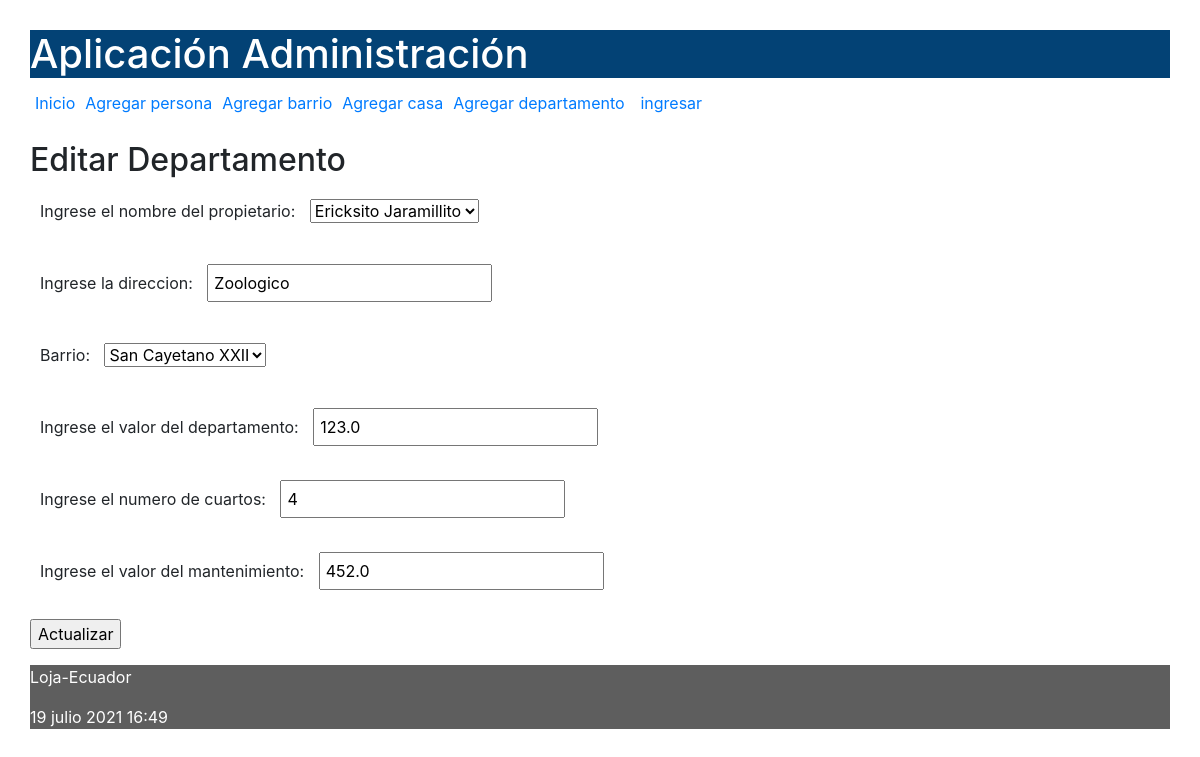
Page /editar_departamento/1 on the committed database.
### administrativo/models.py (models this page shows, shortened)
class Departamento(models.Model):
    propietario = models.ForeignKey(Persona, on_delete=models.CASCADE,
                                    related_name="departamentos")
    direccion = models.CharField(max_length=50)
    barrio = models.ForeignKey(Barrio, on_delete=models.CASCADE,
                               related_name="departamentos")
    valorDepartamento = models.FloatField()
    numCuartos = models.IntegerField()
    valorMantenimiento = models.FloatField()

### administrativo/views.py (the view)
# urls.py: path('editar_departamento/<int:id>', views.editar_departamento,
def editar_departamento(request, id):
    departamento = Departamento.objects.get(pk=id)
    if request.method=='POST':
        formulario = DepartamentoForm(request.POST, instance=departamento)
        print(formulario.errors)
        if formulario.is_valid():
            formulario.save()
            return redirect(ver_departamentos)
    else:
        formulario = DepartamentoForm(instance=departamento)
    diccionario = {'formulario': formulario}
    return render(request, 'editarDepartamento.html', diccionario)

### administrativo/forms.py
class DepartamentoForm(ModelForm):
    class Meta:
        model = Departamento
        fields = ['propietario', 'direccion', 'barrio','valorDepartamento','numCuartos', 'valorMantenimiento']
        labels = {
            'propietario': _('Ingrese el nombre del propietario'),
            'direccion': _('Ingrese la direccion'),
            'valorDepartamento': _('Ingrese el valor del departamento'),
            'numCuartos': _('Ingrese el numero de cuartos'),
            'valorMantenimiento': _('Ingrese el valor del mantenimiento'),
        }

### administrativo/models.py (called while the page is built)
    def __str__(self):
        return "%s %s" % (self.nombres,
                                self.apellidos)

    def __str__(self):
        return "%s %s" % (self.nombreBarrio,
                          self.siglas)

### administrativo/templates/editarDepartamento.html (shortened to what this page needs)
{% extends "master.html" %}
{% block content %}
<h2>Editar Departamento</h3>
<form action="" method="post">
  {{formulario.as_p}}
  <p><input type='submit' value='Actualizar'/></p>
</form>
{% endblock %}

### administrativo/static/css/estilos.css (style rules this page uses)
body { background: #FEFEFD; padding: 30px; }
input[type=text], input[type=number] { width: 25%; padding: 5px 5px; box-sizing: border-box; }
label { padding: 12px 10px; }

### rows in the picture
Departamento: propietario "Ericksito Jaramillito", direccion "Zoologico", barrio "San Cayetano XXII", valorDepartamento "123.0", numCuartos "4", valorMantenimiento "452.0"
